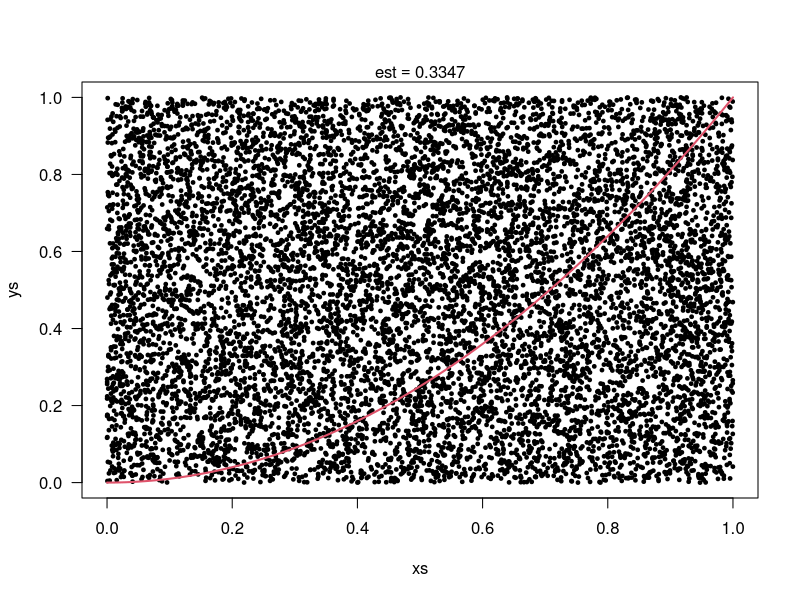
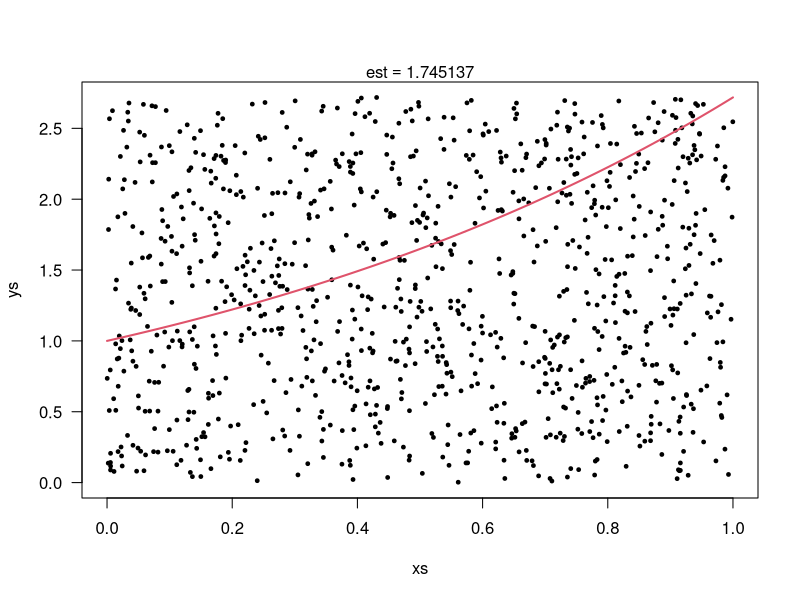

Generate these figures, in order, with R:
f <- function(x) x^2

n <- 10000
xs <- runif(n, 0, 1)
ys <- runif(n, 0, 1)
plot(xs, ys, xlim=c(0, 1), ylim=c(0, 1), las=1, pch=19, cex=0.5)
plot(f, add=T, col=2, lwd=2, pch=19, cex=0.5)
mtext(bquote(est==.(sum(ys < f(xs))/n)), 3, at=0.5)


# # # # # # # # # # # #
# # # # # # # # # # # #

f <- function(x) exp(x)

n <- 1000
xs <- runif(n, 0, 1)
ys <- runif(n, 0, 1)*exp(1)
plot(xs, ys, xlim=c(0, 1), ylim=c(0, exp(1)), las=1, pch=19, cex=0.5)

plot(f, add=T, col=2, lwd=2, pch=19, cex=0.5)

mtext(bquote(est==.(exp(1)*sum(ys < f(xs))/n)), 3, at=0.5)
